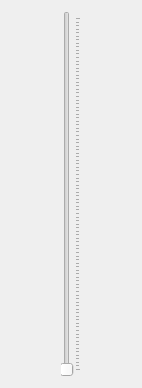
<?xml version="1.0" encoding="UTF-8"?>
<ui version="4.0">
 <class>STGISTileScaleWidget</class>
 <widget class="QWidget" name="STGISTileScaleWidget">
  <property name="geometry">
   <rect>
    <x>0</x>
    <y>0</y>
    <width>142</width>
    <height>388</height>
   </rect>
  </property>
  <property name="windowTitle">
   <string>Form</string>
  </property>
  <layout class="QHBoxLayout" name="horizontalLayout">
   <item>
    <widget class="QSlider" name="mSlider">
     <property name="orientation">
      <enum>Qt::Vertical</enum>
     </property>
     <property name="tickPosition">
      <enum>QSlider::TicksBelow</enum>
     </property>
    </widget>
   </item>
  </layout>
 </widget>
 <resources/>
 <connections/>
</ui>
